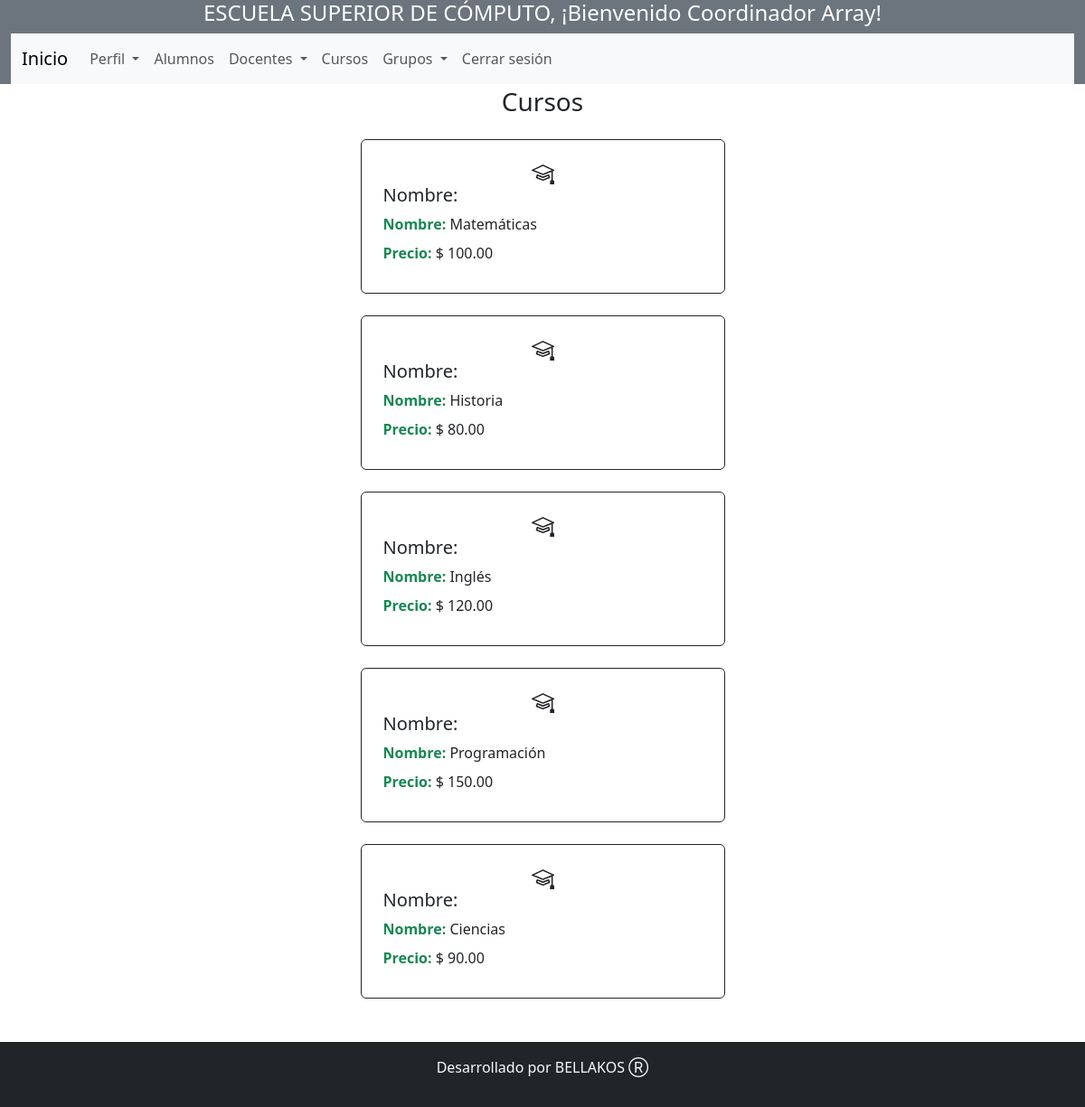
The page /anothersaes/usuarios/Coordinador/cCurso_crud.php (signed in) on the database its author committed.
### tables this page shows
CREATE TABLE `curso` (
  `id_curso` int(11) NOT NULL,
  `nombre` varchar(100) DEFAULT NULL,
  `precio` int(11) DEFAULT NULL
);

### anothersaes/usuarios/Coordinador/cCurso_crud.php (the view, shortened to what this page needs)
<?php
include '../../template/cheader.php';
include_once "../../model/conexion.php";
$sentencia = $bd->query("SELECT * FROM curso;");
$consulta = $sentencia->fetchAll(PDO::FETCH_OBJ);
?>
<div class="container mt-5">
    <div class="row justify-content-center">
        <div class="col-5">
            <h3 class="text-center">Cursos</h3>
            <?php
            foreach ($consulta as $dato) {
            ?>
                <div class="border border-dark rounded mx-4 px-4 my-4 py-4  ">
                    <h5>Nombre: </h5>
                    <div>
                        <label class="form-label fw-bold text-success">Nombre: </label>
                        <label class="form-label"><?php echo $dato->nombre; ?></label>
                    </div>
                    <div>
                        <label class="form-label fw-bold text-success">Precio: </label>
                        <label class="form-label"><?php echo "$ ".$dato->precio.".00"; ?></label>
                    </div>
                </div>
            <?php
            }
            ?>
        </div>
    </div>
</div>
<?php include '../../template/footer.php' ?>

### rows shown on the page
curso: nombre "Matemáticas", precio "100"
curso: nombre "Historia", precio "80"
curso: nombre "Inglés", precio "120"
curso: nombre "Programación", precio "150"
curso: nombre "Ciencias", precio "90"
